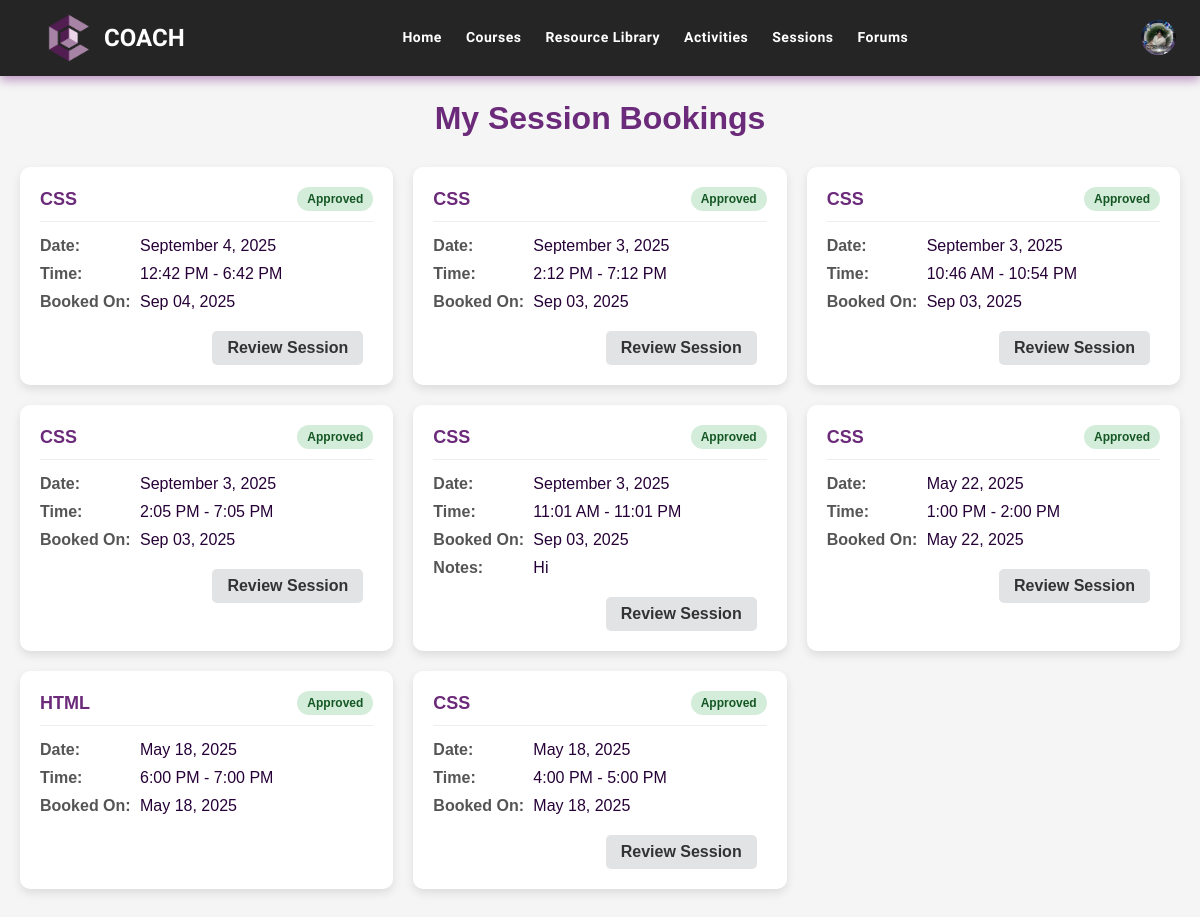
Page /mentee/bookings.php (signed in) on the committed database.
### tables this page shows
CREATE TABLE `users` (
  `user_id` int(11) NOT NULL,
  `username` varchar(70) NOT NULL,
  `password` varchar(255) NOT NULL,
  `user_type` enum('Mentee','Mentor','Admin','Super Admin') NOT NULL,
  `first_name` varchar(100) DEFAULT NULL,
  `last_name` varchar(100) DEFAULT NULL,
  `email` varchar(80) NOT NULL,
  `icon` varchar(200) DEFAULT NULL,
  `dob` date DEFAULT NULL,
  `gender` varchar(30) DEFAULT NULL,
  `contact_number` varchar(100) DEFAULT NULL,
  `mentored_before` varchar(20) DEFAULT NULL,
  `mentoring_experience` text DEFAULT NULL,
  `area_of_expertise` varchar(100) DEFAULT NULL,
  `resume` varchar(200) DEFAULT NULL,
  `certificates` varchar(200) DEFAULT NULL,
  `assessment_score` int(20) DEFAULT NULL,
  `status` varchar(60) DEFAULT NULL,
  `reason` text DEFAULT NULL,
  `email_verification` varchar(50) DEFAULT NULL,
  `contact_verification` varchar(50) DEFAULT NULL,
  `full_address` varchar(100) DEFAULT NULL,
  `student` varchar(20) DEFAULT NULL,
  `student_year_level` varchar(30) DEFAULT NULL,
  `occupation` varchar(40) DEFAULT NULL,
  `to_learn` text DEFAULT NULL
);

CREATE TABLE `session_bookings` (
  `booking_id` int(11) NOT NULL,
  `user_id` int(11) DEFAULT NULL,
  `course_title` varchar(200) NOT NULL,
  `session_date` date NOT NULL,
  `time_slot` varchar(100) NOT NULL,
  `status` enum('pending','approved','rejected') DEFAULT 'pending',
  `booking_time` timestamp NOT NULL DEFAULT current_timestamp(),
  `forum_id` int(11) DEFAULT NULL,
  `notes` text DEFAULT NULL
);

### mentee/bookings.php (the view, shortened to what this page needs)
<?php
require '../connection/db_connection.php';
$username = $_SESSION['username'];
$bookings = [];
$stmt = $conn->prepare("SELECT user_id, first_name, last_name, icon FROM users WHERE username = ?");
$stmt->bind_param("s", $username);
$stmt->execute();
$result = $stmt->get_result();
$menteeData = $result->fetch_assoc();
$menteeId = $menteeData['user_id'];
$menteeIcon = $menteeData['icon'];
$stmt = $conn->prepare("SELECT sb.*, fc.id as forum_id
                        FROM session_bookings sb
                        LEFT JOIN forum_chats fc ON sb.course_title = fc.course_title
                                                AND sb.session_date = fc.session_date
                                                AND sb.time_slot = fc.time_slot
                        WHERE sb.user_id = ?
                        ORDER BY sb.session_date DESC, sb.booking_time DESC");
$stmt->bind_param("i", $menteeId);
$stmt->execute();
$result = $stmt->get_result();
while ($row = $result->fetch_assoc()) {
    $bookings[] = $row;
}
?>
<!DOCTYPE html>
<html lang="en">
<head>
    <link rel="stylesheet" href="css/navbar.css">
    <link rel="stylesheet" href="css/bookings.css">
</head>
<body>
    <section class="background" id="home">
        <nav class="navbar">
            <div class="logo">
                <img src="../uploads/img/LogoCoach.png" alt="Logo">
                <span>COACH</span>
            </div>
            <div class="nav-center">
                <ul class="nav_items" id="nav_links">
                    <li><a href="home.php">Home</a></li>
                    <li><a href="course.php">Courses</a></li>
                    <li><a href="course.php#resourcelibrary">Resource Library</a></li>
                    <li><a href="activities.php">Activities</a></li>
                    <li><a href="forum-chat.php">Sessions</a></li>
                    <li><a href="forums.php">Forums</a></li>
                </ul>
            </div>
            <div class="nav-profile">
                <a href="#" id="profile-icon">
                    <?php if (!empty($menteeIcon)): ?>
                        <img src="<?php echo htmlspecialchars($menteeIcon); ?>" alt="User Icon" style="width: 35px; height: 35px; border-radius: 50%;">
                    <?php else: ?>
                        <ion-icon name="person-circle-outline" style="font-size: 35px;"></ion-icon>
                    <?php endif; ?>
                </a>
            </div>
        </nav>
    </section>
    <div class="container">
        <h1>My Session Bookings</h1>
        <?php if (empty($bookings)): ?>
            <div class="empty-state">
                <div class="empty-icon">
                    <ion-icon name="calendar-outline"></ion-icon>
                </div>
                <h2>No Bookings Yet</h2>
                <p class="empty-text">You haven't booked any sessions yet. Start learning by booking a session now!</p>
                <a href="CoachMenteeHome.php#courses" class="book-now-btn">Browse Courses</a>
            </div>
        <?php else: ?>
            <div class="bookings-container">
                <?php foreach ($bookings as $booking): ?>
                    <div class="booking-card">
                        <div class="booking-header">
                            <div class="booking-title"><?php echo htmlspecialchars($booking['course_title']); ?></div>
                            <div class="booking-status status-<?php echo htmlspecialchars($booking['status']); ?>">
                                <?php echo ucfirst(htmlspecialchars($booking['status'])); ?>
                            </div>
                        </div>
                        <div class="booking-details">
                            <div class="booking-detail">
                                <div class="detail-label">Date:</div>
                                <div class="detail-value"><?php echo htmlspecialchars(date('F j, Y', strtotime($booking['session_date']))); ?></div>
                            </div>
                            <div class="booking-detail">
                                <div class="detail-label">Time:</div>
                                <div class="detail-value"><?php echo htmlspecialchars($booking['time_slot']); ?></div>
                            </div>
                            <div class="booking-detail">
                                <div class="detail-label">Booked on:</div>
                                <div class="detail-value"><?php echo date('M d, Y', strtotime($booking['booking_time'])); ?></div>
                            </div>
                            <?php if (!empty($booking['notes'])): ?>
                                <div class="booking-detail">
                                    <div class="detail-label">Notes:</div>
                                    <div class="detail-value"><?php echo htmlspecialchars($booking['notes']); ?></div>
                                </div>
                            <?php endif; ?>
                        </div>
                        <div class="booking-actions">
                            <?php if ($booking['status'] === 'pending'): ?>
                                <a href="cancel_booking.php?id=<?php echo $booking['booking_id']; ?>" class="action-btn cancel-btn" onclick="return confirm('Are you sure you want to cancel this booking?')">Cancel</a>
                            <?php elseif ($booking['status'] === 'approved' && $booking['forum_id']): ?>
                                <?php
                                $sessionDateTimeString = $booking['session_date'] . ' ' . explode(' - ', $booking['time_slot'])[1];
                                $sessionEndDateTime = new DateTime($sessionDateTimeString);
                                $now = new DateTime();
                                $isSessionOver = ($now > $sessionEndDateTime);
                                ?>
                                <?php if ($isSessionOver): ?>
                                    <a href="forum-chat.php?view=forum&forum_id=<?php echo $booking['forum_id']; ?>&review=true" class="action-btn view-btn" style="background-color: #e2e3e5; color: #333;">Review Session</a>
                                <?php else: ?>
                                    <a href="forum-chat.php?view=forum&forum_id=<?php echo $booking['forum_id']; ?>" class="action-btn view-btn">Join Session</a>
                                <?php endif; ?>
                            <?php endif; ?>
                        </div>
                    </div>
                <?php endforeach; ?>
            </div>
        <?php endif; ?>
    </div>
</body>
</html>

### mentee/css/navbar.css (style rules this page uses)
* { box-sizing: border-box; margin: 0; padding: 0; text-transform: capitalize; }
body { color: #260037; font-family: "Merriweather", serif; }
.navbar { width: 100%; padding: 0.8rem 1.5rem; display: flex; justify-content: space-between; align-items: center; position: fixed; top: 0; z-index: 10; background-color: rgba(0, 0, 0, 0.85); font-family: "Ubuntu", sans-serif; box-shadow: 0 4px 10px rgba(101, 5, 116, 0.4); }
.logo { font-size: 1.5em; font-weight: 600; color: #ffffff; display: flex; align-items: center; margin-left: 20px; }
.logo img { width: 50px; margin-right: 10px; }
.nav-center { flex-grow: 1; display: flex; justify-content: center; }
.nav_items { display: flex; justify-content: center; align-items: center; gap: 1.5rem; }
.nav_items li { list-style: none; }
.nav_items li a { text-decoration: none; font-size: 14px; font-weight: 600; color: #ffffff; letter-spacing: 0.5px; transition: 0.3s; }
.nav_items li a::after { content: ''; width: 0; height: 2px; background-color: #64009e; display: block; margin: auto; transition: 0.5s; }
.nav-profile a { color: white; font-size: 30px; display: flex; align-items: center; }

### mentee/css/bookings.css (style rules this page uses)
body { font-family: 'Arial', sans-serif; background-color: #f5f5f5; margin: 0; padding: 0; }
.container { max-width: 1200px; margin: 80px auto 30px; padding: 20px; }
h1 { color: #6b2a7a; margin-bottom: 30px; text-align: center; }
.bookings-container { display: grid; grid-template-columns: repeat(auto-fill, minmax(300px, 1fr)); gap: 20px; }
.booking-card { background: white; border-radius: 10px; box-shadow: 0 4px 10px rgba(0,0,0,0.1); padding: 20px; transition: transform 0.3s ease; }
.booking-header { display: flex; justify-content: space-between; align-items: center; margin-bottom: 15px; padding-bottom: 10px; border-bottom: 1px solid #eee; }
.booking-title { font-size: 18px; font-weight: bold; color: #6b2a7a; }
.booking-status { padding: 5px 10px; border-radius: 20px; font-size: 12px; font-weight: bold; }
.status-approved { background-color: #d4edda; color: #155724; }
.booking-details { margin-bottom: 20px; }
.booking-detail { display: flex; margin-bottom: 10px; }
.detail-label { width: 100px; font-weight: bold; color: #555; }
.detail-value { flex: 1; }
.booking-actions { display: flex; justify-content: flex-end; }
.action-btn { padding: 8px 15px; border: none; border-radius: 5px; cursor: pointer; font-weight: bold; transition: all 0.2s ease; text-decoration: none; display: inline-block; }
.view-btn { background-color: #e2e3e5; color: #383d41; margin-right: 10px; }
.nav-profile { display: flex; align-items: center; }

### rows in the picture
users: icon (picture)
session_bookings: course_title "CSS", status "Approved", session_date "September 4, 2025", time_slot "12:42 PM - 6:42 PM", booking_time "Sep 04, 2025"
session_bookings: course_title "CSS", status "Approved", session_date "September 3, 2025", time_slot "2:12 PM - 7:12 PM", booking_time "Sep 03, 2025"
session_bookings: course_title "CSS", status "Approved", session_date "September 3, 2025", time_slot "10:46 AM - 10:54 PM", booking_time "Sep 03, 2025"
session_bookings: course_title "CSS", status "Approved", session_date "September 3, 2025", time_slot "2:05 PM - 7:05 PM", booking_time "Sep 03, 2025"
session_bookings: course_title "CSS", status "Approved", session_date "September 3, 2025", time_slot "11:01 AM - 11:01 PM", booking_time "Sep 03, 2025", notes "Hi"
session_bookings: course_title "CSS", status "Approved", session_date "May 22, 2025", time_slot "1:00 PM - 2:00 PM", booking_time "May 22, 2025"
session_bookings: course_title "HTML", status "Approved", session_date "May 18, 2025", time_slot "6:00 PM - 7:00 PM", booking_time "May 18, 2025"
session_bookings: course_title "CSS", status "Approved", session_date "May 18, 2025", time_slot "4:00 PM - 5:00 PM", booking_time "May 18, 2025"
